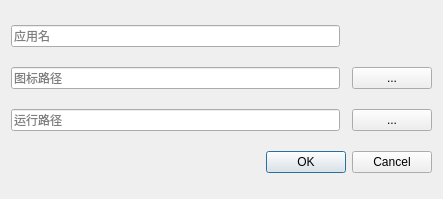
<?xml version="1.0" encoding="UTF-8"?>
<ui version="4.0">
 <class>AddAppDialog</class>
 <widget class="QDialog" name="AddAppDialog">
  <property name="geometry">
   <rect>
    <x>0</x>
    <y>0</y>
    <width>443</width>
    <height>199</height>
   </rect>
  </property>
  <property name="windowTitle">
   <string>Dialog</string>
  </property>
  <layout class="QGridLayout" name="gridLayout">
   <item row="0" column="0">
    <widget class="QLineEdit" name="name">
     <property name="placeholderText">
      <string>应用名</string>
     </property>
    </widget>
   </item>
   <item row="2" column="0">
    <widget class="QLineEdit" name="runPath">
     <property name="placeholderText">
      <string>运行路径</string>
     </property>
    </widget>
   </item>
   <item row="2" column="2">
    <widget class="QPushButton" name="btn_run">
     <property name="text">
      <string>...</string>
     </property>
    </widget>
   </item>
   <item row="1" column="0">
    <widget class="QLineEdit" name="iconPath">
     <property name="placeholderText">
      <string>图标路径</string>
     </property>
    </widget>
   </item>
   <item row="3" column="0" colspan="3">
    <widget class="QDialogButtonBox" name="buttonBox">
     <property name="orientation">
      <enum>Qt::Horizontal</enum>
     </property>
     <property name="standardButtons">
      <set>QDialogButtonBox::Cancel|QDialogButtonBox::Ok</set>
     </property>
    </widget>
   </item>
   <item row="1" column="2">
    <widget class="QPushButton" name="btn_icon">
     <property name="text">
      <string>...</string>
     </property>
    </widget>
   </item>
  </layout>
 </widget>
 <resources/>
 <connections>
  <connection>
   <sender>buttonBox</sender>
   <signal>accepted()</signal>
   <receiver>AddAppDialog</receiver>
   <slot>accept()</slot>
   <hints>
    <hint type="sourcelabel">
     <x>248</x>
     <y>254</y>
    </hint>
    <hint type="destinationlabel">
     <x>157</x>
     <y>274</y>
    </hint>
   </hints>
  </connection>
  <connection>
   <sender>buttonBox</sender>
   <signal>rejected()</signal>
   <receiver>AddAppDialog</receiver>
   <slot>reject()</slot>
   <hints>
    <hint type="sourcelabel">
     <x>316</x>
     <y>260</y>
    </hint>
    <hint type="destinationlabel">
     <x>286</x>
     <y>274</y>
    </hint>
   </hints>
  </connection>
 </connections>
</ui>
